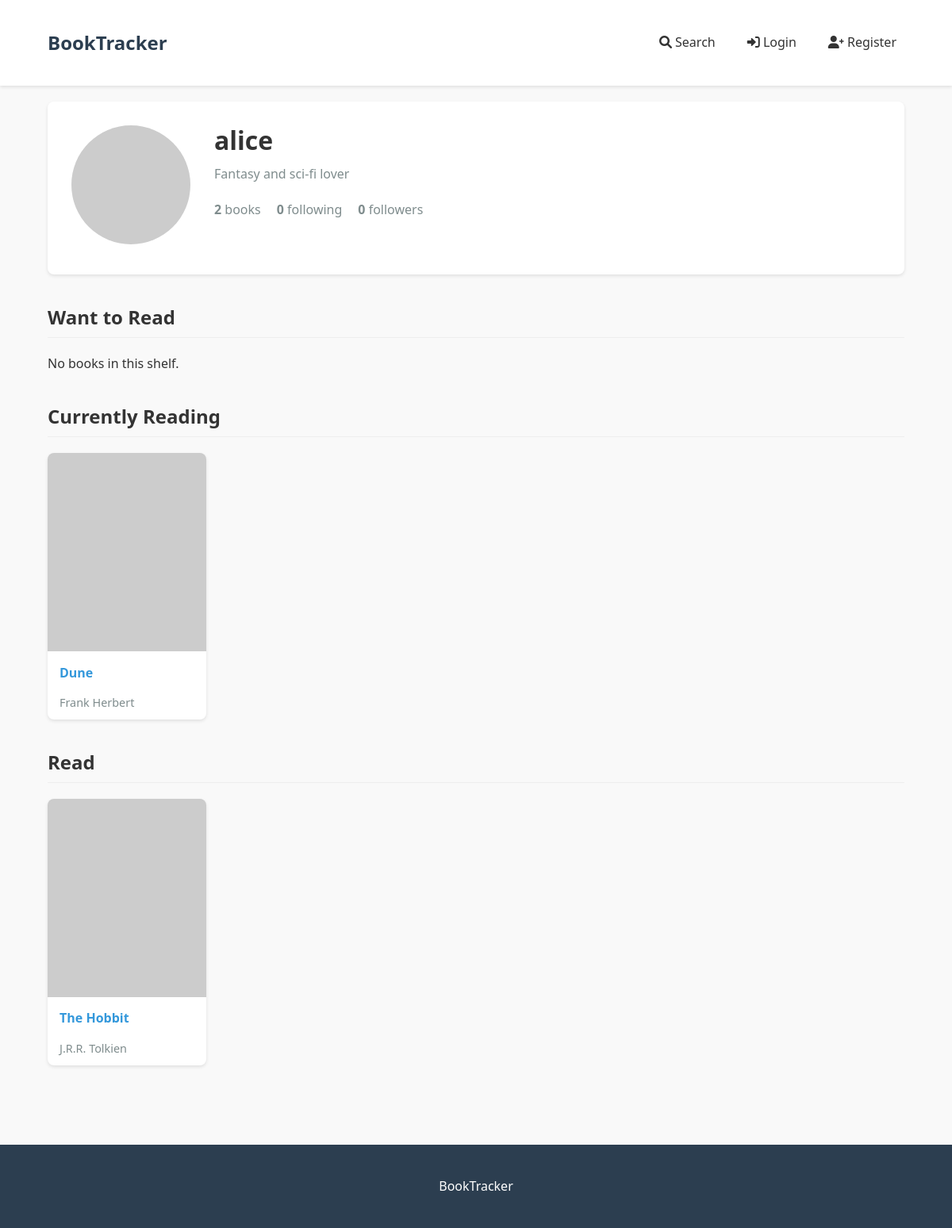
Screenshot of /profile/alice with the database file from the repository.
### tables this page shows
CREATE TABLE users (
    id INTEGER PRIMARY KEY AUTOINCREMENT,
    username TEXT UNIQUE NOT NULL,
    email TEXT UNIQUE NOT NULL,
    password_hash TEXT NOT NULL,
    bio TEXT,
    profile_picture TEXT,
    created_at DATETIME DEFAULT CURRENT_TIMESTAMP,
    updated_at DATETIME DEFAULT CURRENT_TIMESTAMP
);

CREATE TABLE books (
    id INTEGER PRIMARY KEY AUTOINCREMENT,
    title TEXT NOT NULL,
    author TEXT NOT NULL,
    isbn TEXT UNIQUE,
    description TEXT,
    cover_image TEXT,
    published_date DATE,
    page_count INTEGER,
    average_rating REAL DEFAULT 0.0,
    created_at DATETIME DEFAULT CURRENT_TIMESTAMP
);

### app.py (the view)
@app.route('/profile/<username>')
def profile(username):
    conn = get_db_connection()
    user = conn.execute('''
        SELECT * FROM users WHERE username = ?
    ''', (username,)).fetchone()
    if not user:
        flash('User not found!', 'error')
        return redirect(url_for('index'))
    want_to_read = conn.execute('''
        SELECT b.* FROM user_books ub
        JOIN books b ON ub.book_id = b.id
        WHERE ub.user_id = ? AND ub.status = 'want_to_read'
    ''', (user['id'],)).fetchall()
    currently_reading = conn.execute('''
        SELECT b.* FROM user_books ub
        JOIN books b ON ub.book_id = b.id
        WHERE ub.user_id = ? AND ub.status = 'currently_reading'
    ''', (user['id'],)).fetchall()
    read = conn.execute('''
        SELECT b.* FROM user_books ub
        JOIN books b ON ub.book_id = b.id
        WHERE ub.user_id = ? AND ub.status = 'read'
    ''', (user['id'],)).fetchall()
    is_following = False
    if 'user_id' in session and session['user_id'] != user['id']:
        follow = conn.execute('''
            SELECT * FROM follows
            WHERE follower_id = ? AND following_id = ?
        ''', (session['user_id'], user['id'])).fetchone()
        is_following = follow is not None
    conn.close()
    return render_template('profile.html',
                         user=user,
                         want_to_read=want_to_read,
                         currently_reading=currently_reading,
                         read=read,
                         is_following=is_following)

### app.py (called while the page is built)
def get_db_connection():
    conn = sqlite3.connect(DATABASE)
    conn.row_factory = sqlite3.Row
    return conn

### templates/profile.html (shortened to what this page needs)
{% extends "base.html" %}
{% block content %}
    <div class="profile-header">
        <div class="profile-picture">
            <img src="{{ user['profile_picture'] or 'https://via.placeholder.com/150' }}" alt="{{ user['username'] }}">
        </div>
        <div class="profile-info">
            <h1>{{ user['username'] }}</h1>
            {% if user['bio'] %}
                <p class="bio">{{ user['bio'] }}</p>
            {% endif %}
            <div class="profile-stats">
                <span><strong>{{ want_to_read|length + currently_reading|length + read|length }}</strong> books</span>
                <span><strong>{{ follows_count|default(0) }}</strong> following</span>
                <span><strong>{{ followers_count|default(0) }}</strong> followers</span>
            </div>
        </div>
    </div>
    <div class="section">
        <h2>Want to Read</h2>
        {% if want_to_read %}
            <div class="book-grid">
                {% for book in want_to_read %}
                    <div class="book-card">
                        <a href="{{ url_for('book_detail', book_id=book['id']) }}">
                            <img src="{{ book['cover_image'] or 'https://via.placeholder.com/150x200' }}" alt="{{ book['title'] }}">
                            <h3>{{ book['title'] }}</h3>
                            <p>{{ book['author'] }}</p>
                        </a>
                    </div>
                {% endfor %}
            </div>
        {% else %}
            <p>No books in this shelf.</p>
        {% endif %}
    </div>
    <div class="section">
        <h2>Currently Reading</h2>
        {% if currently_reading %}
            <div class="book-grid">
                {% for book in currently_reading %}
                    <div class="book-card">
                        <a href="{{ url_for('book_detail', book_id=book['id']) }}">
                            <img src="{{ book['cover_image'] or 'https://via.placeholder.com/150x200' }}" alt="{{ book['title'] }}">
                            <h3>{{ book['title'] }}</h3>
                            <p>{{ book['author'] }}</p>
                        </a>
                    </div>
                {% endfor %}
            </div>
        {% else %}
            <p>No books in this shelf.</p>
        {% endif %}
    </div>
    <div class="section">
        <h2>Read</h2>
        {% if read %}
            <div class="book-grid">
                {% for book in read %}
                    <div class="book-card">
                        <a href="{{ url_for('book_detail', book_id=book['id']) }}">
                            <img src="{{ book['cover_image'] or 'https://via.placeholder.com/150x200' }}" alt="{{ book['title'] }}">
                            <h3>{{ book['title'] }}</h3>
                            <p>{{ book['author'] }}</p>
                        </a>
                    </div>
                {% endfor %}
            </div>
        {% else %}
            <p>No books in this shelf.</p>
        {% endif %}
    </div>
{% endblock %}

### static/css/style.css (style rules this page uses)
:root { --primary-color: #3498db; --secondary-color: #2ecc71; --dark-color: #2c3e50; --light-color: #ecf0f1; --danger-color: #e74c3c; --warning-color: #f39c12; --success-color: #2ecc71; --text-color: #333; --text-light: #7f8c8d; }
* { margin: 0; padding: 0; box-sizing: border-box; }
body { font-family: 'Segoe UI', Tahoma, Geneva, Verdana, sans-serif; line-height: 1.6; color: var(--text-color); background-color: #f9f9f9; }
h1, h2, h3, h4 { margin-bottom: 1rem; line-height: 1.2; }
a { text-decoration: none; color: var(--primary-color); }
img { max-width: 100%; height: auto; }
.book-grid { display: grid; grid-template-columns: repeat(auto-fill, minmax(180px, 1fr)); gap: 20px; margin: 20px 0; }
.book-card { background-color: white; border-radius: 8px; overflow: hidden; box-shadow: 0 2px 4px rgba(0, 0, 0, 0.1); transition: transform 0.3s; }
.book-card img { width: 100%; height: 250px; object-fit: cover; }
.book-card h3 { padding: 10px 15px 0; font-size: 1rem; white-space: nowrap; overflow: hidden; text-overflow: ellipsis; }
.book-card p { padding: 0 15px 10px; color: var(--text-light); font-size: 0.9rem; }
.profile-header { display: flex; gap: 30px; margin-bottom: 40px; background-color: white; padding: 30px; border-radius: 8px; box-shadow: 0 2px 4px rgba(0, 0, 0, 0.1); }
.profile-picture img { width: 150px; height: 150px; border-radius: 50%; object-fit: cover; }
.profile-info { flex: 1; }
.profile-info h1 { font-size: 2rem; margin-bottom: 10px; }
.bio { margin-bottom: 20px; color: var(--text-light); }
.profile-stats { display: flex; gap: 20px; margin-bottom: 20px; }
.profile-stats span { color: var(--text-light); }
.section { margin-bottom: 40px; }
.section h2 { margin-bottom: 20px; padding-bottom: 10px; border-bottom: 1px solid #eee; }

### rows the page displays
users: username "alice", bio "Fantasy and sci-fi lover"
books: title "Dune", author "Frank Herbert"
books: title "The Hobbit", author "J.R.R. Tolkien"

### other values shown
{{ want_to_read|length + currently_reading|length + read|length }} "2"
{{ follows_count|default(0) }} "0"
{{ followers_count|default(0) }} "0"
